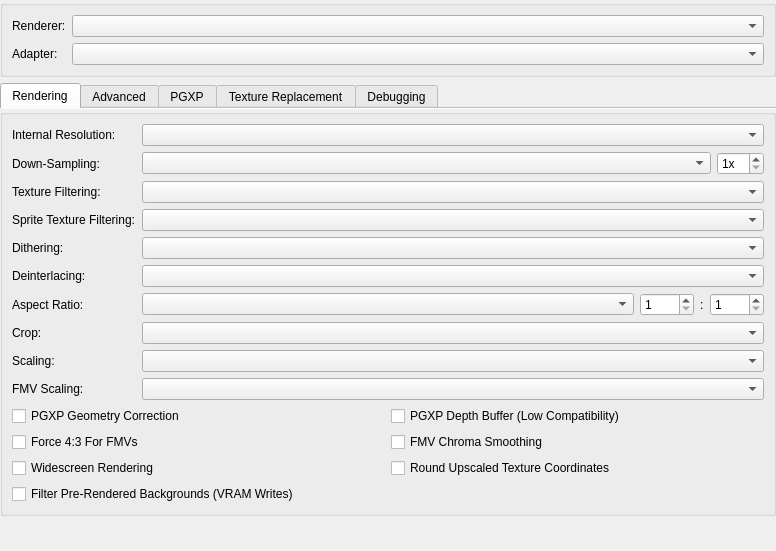
<?xml version="1.0" encoding="UTF-8"?>
<ui version="4.0">
 <class>GraphicsSettingsWidget</class>
 <widget class="QWidget" name="GraphicsSettingsWidget">
  <property name="geometry">
   <rect>
    <x>0</x>
    <y>0</y>
    <width>776</width>
    <height>551</height>
   </rect>
  </property>
  <layout class="QVBoxLayout" name="verticalLayout_3">
   <property name="leftMargin">
    <number>0</number>
   </property>
   <property name="topMargin">
    <number>0</number>
   </property>
   <property name="rightMargin">
    <number>0</number>
   </property>
   <property name="bottomMargin">
    <number>0</number>
   </property>
   <item>
    <widget class="QGroupBox" name="groupBox_3">
     <property name="title">
      <string/>
     </property>
     <layout class="QGridLayout" name="gridLayout_18" columnstretch="0,1">
      <item row="0" column="0">
       <widget class="QLabel" name="label">
        <property name="text">
         <string>Renderer:</string>
        </property>
       </widget>
      </item>
      <item row="0" column="1">
       <widget class="QComboBox" name="renderer"/>
      </item>
      <item row="1" column="0">
       <widget class="QLabel" name="adapterLabel">
        <property name="text">
         <string>Adapter:</string>
        </property>
       </widget>
      </item>
      <item row="1" column="1">
       <widget class="QComboBox" name="adapter"/>
      </item>
     </layout>
    </widget>
   </item>
   <item>
    <widget class="QTabWidget" name="tabs">
     <property name="currentIndex">
      <number>0</number>
     </property>
     <property name="documentMode">
      <bool>true</bool>
     </property>
     <widget class="QWidget" name="basicTab">
      <attribute name="title">
       <string>Rendering</string>
      </attribute>
      <layout class="QVBoxLayout" name="verticalLayout_4">
       <property name="leftMargin">
        <number>0</number>
       </property>
       <property name="topMargin">
        <number>0</number>
       </property>
       <property name="rightMargin">
        <number>0</number>
       </property>
       <property name="bottomMargin">
        <number>0</number>
       </property>
       <item>
        <widget class="QGroupBox" name="groupBox_6">
         <property name="title">
          <string/>
         </property>
         <layout class="QGridLayout" name="gridLayout_4" columnstretch="0,1">
          <item row="0" column="0">
           <layout class="QHBoxLayout" name="resolutionScaleLabelLayout">
            <property name="spacing">
             <number>4</number>
            </property>
            <property name="leftMargin">
             <number>0</number>
            </property>
            <property name="topMargin">
             <number>0</number>
            </property>
            <property name="rightMargin">
             <number>0</number>
            </property>
            <property name="bottomMargin">
             <number>0</number>
            </property>
            <item>
             <widget class="QLabel" name="resolutionScaleLabel">
              <property name="text">
               <string>Internal Resolution:</string>
              </property>
             </widget>
            </item>
            <item>
             <widget class="QLabel" name="resolutionScaleWarningIcon">
              <property name="minimumSize">
               <size>
                <width>16</width>
                <height>16</height>
               </size>
              </property>
              <property name="maximumSize">
               <size>
                <width>16</width>
                <height>16</height>
               </size>
              </property>
              <property name="visible">
               <bool>false</bool>
              </property>
             </widget>
            </item>
           </layout>
          </item>
          <item row="0" column="1">
           <widget class="QComboBox" name="resolutionScale"/>
          </item>
          <item row="1" column="0">
           <widget class="QLabel" name="gpuDownsampleLabel">
            <property name="text">
             <string>Down-Sampling:</string>
            </property>
           </widget>
          </item>
          <item row="1" column="1">
           <layout class="QHBoxLayout" name="gpuDownsampleLayout" stretch="1,0">
            <item>
             <widget class="QComboBox" name="gpuDownsampleMode"/>
            </item>
            <item>
             <widget class="QSpinBox" name="gpuDownsampleScale">
              <property name="suffix">
               <string>x</string>
              </property>
              <property name="minimum">
               <number>1</number>
              </property>
              <property name="maximum">
               <number>16</number>
              </property>
             </widget>
            </item>
           </layout>
          </item>
          <item row="2" column="0">
           <widget class="QLabel" name="textureFilteringLabel">
            <property name="text">
             <string>Texture Filtering:</string>
            </property>
           </widget>
          </item>
          <item row="2" column="1">
           <widget class="QComboBox" name="textureFiltering"/>
          </item>
          <item row="3" column="0">
           <widget class="QLabel" name="spriteTextureFilteringLabel">
            <property name="text">
             <string>Sprite Texture Filtering:</string>
            </property>
           </widget>
          </item>
          <item row="3" column="1">
           <widget class="QComboBox" name="spriteTextureFiltering"/>
          </item>
          <item row="4" column="0">
           <widget class="QLabel" name="gpuDitheringModeLabel">
            <property name="text">
             <string>Dithering:</string>
            </property>
           </widget>
          </item>
          <item row="4" column="1">
           <widget class="QComboBox" name="gpuDitheringMode"/>
          </item>
          <item row="5" column="0">
           <widget class="QLabel" name="label_3">
            <property name="text">
             <string>Deinterlacing:</string>
            </property>
           </widget>
          </item>
          <item row="5" column="1">
           <widget class="QComboBox" name="displayDeinterlacing"/>
          </item>
          <item row="6" column="0">
           <widget class="QLabel" name="label_6">
            <property name="text">
             <string>Aspect Ratio:</string>
            </property>
           </widget>
          </item>
          <item row="6" column="1">
           <layout class="QHBoxLayout" name="horizontalLayout_2" stretch="1,0,0,0">
            <item>
             <widget class="QComboBox" name="displayAspectRatio"/>
            </item>
            <item>
             <widget class="QSpinBox" name="customAspectRatioNumerator">
              <property name="minimum">
               <number>1</number>
              </property>
              <property name="maximum">
               <number>9999</number>
              </property>
             </widget>
            </item>
            <item>
             <widget class="QLabel" name="customAspectRatioSeparator">
              <property name="text">
               <string>:</string>
              </property>
             </widget>
            </item>
            <item>
             <widget class="QSpinBox" name="customAspectRatioDenominator">
              <property name="minimum">
               <number>1</number>
              </property>
              <property name="maximum">
               <number>9999</number>
              </property>
             </widget>
            </item>
           </layout>
          </item>
          <item row="7" column="0">
           <widget class="QLabel" name="label_7">
            <property name="text">
             <string>Crop:</string>
            </property>
           </widget>
          </item>
          <item row="7" column="1">
           <widget class="QComboBox" name="displayCropMode"/>
          </item>
          <item row="8" column="0">
           <widget class="QLabel" name="label_8">
            <property name="text">
             <string>Scaling:</string>
            </property>
           </widget>
          </item>
          <item row="8" column="1">
           <widget class="QComboBox" name="displayScaling"/>
          </item>
          <item row="9" column="0">
           <widget class="QLabel" name="label_9">
            <property name="text">
             <string>FMV Scaling:</string>
            </property>
           </widget>
          </item>
          <item row="9" column="1">
           <widget class="QComboBox" name="displayScaling24Bit"/>
          </item>
          <item row="10" column="0" colspan="2">
           <layout class="QGridLayout" name="gridLayout_2">
            <item row="0" column="0">
             <widget class="QCheckBox" name="pgxpEnable">
              <property name="text">
               <string>PGXP Geometry Correction</string>
              </property>
             </widget>
            </item>
            <item row="0" column="1">
             <widget class="QCheckBox" name="pgxpDepthBuffer">
              <property name="text">
               <string>PGXP Depth Buffer (Low Compatibility)</string>
              </property>
             </widget>
            </item>
            <item row="1" column="0">
             <widget class="QCheckBox" name="force43For24Bit">
              <property name="text">
               <string>Force 4:3 For FMVs</string>
              </property>
             </widget>
            </item>
            <item row="1" column="1">
             <widget class="QCheckBox" name="chromaSmoothingFor24Bit">
              <property name="text">
               <string>FMV Chroma Smoothing</string>
              </property>
             </widget>
            </item>
            <item row="2" column="0">
             <widget class="QCheckBox" name="widescreenHack">
              <property name="text">
               <string>Widescreen Rendering</string>
              </property>
             </widget>
            </item>
            <item row="2" column="1">
             <widget class="QCheckBox" name="forceRoundedTexcoords">
              <property name="text">
               <string>Round Upscaled Texture Coordinates</string>
              </property>
             </widget>
            </item>
            <item row="3" column="0">
             <widget class="QCheckBox" name="vramWriteFiltering">
              <property name="text">
               <string>Filter Pre-Rendered Backgrounds (VRAM Writes)</string>
              </property>
             </widget>
            </item>
           </layout>
          </item>
         </layout>
        </widget>
       </item>
       <item>
        <spacer name="verticalSpacer_3">
         <property name="orientation">
          <enum>Qt::Orientation::Vertical</enum>
         </property>
         <property name="sizeHint" stdset="0">
          <size>
           <width>0</width>
           <height>0</height>
          </size>
         </property>
        </spacer>
       </item>
      </layout>
     </widget>
     <widget class="QWidget" name="advancedTab">
      <attribute name="title">
       <string>Advanced</string>
      </attribute>
      <layout class="QVBoxLayout" name="verticalLayout">
       <property name="leftMargin">
        <number>0</number>
       </property>
       <property name="topMargin">
        <number>6</number>
       </property>
       <property name="rightMargin">
        <number>0</number>
       </property>
       <property name="bottomMargin">
        <number>0</number>
       </property>
       <item>
        <widget class="QGroupBox" name="groupBox_2">
         <property name="title">
          <string>Display Options</string>
         </property>
         <layout class="QGridLayout" name="gridLayout_11" columnstretch="0,1" columnminimumwidth="120,0">
          <item row="0" column="0">
           <widget class="QLabel" name="exclusiveFullscreenLabel">
            <property name="text">
             <string>Exclusive Fullscreen:</string>
            </property>
           </widget>
          </item>
          <item row="0" column="1">
           <layout class="QHBoxLayout" name="horizontalLayout_8">
            <item>
             <widget class="QComboBox" name="fullscreenMode"/>
            </item>
            <item>
             <widget class="QComboBox" name="exclusiveFullscreenControl"/>
            </item>
           </layout>
          </item>
          <item row="1" column="0">
           <widget class="QLabel" name="label_11">
            <property name="text">
             <string>Screen Position:</string>
            </property>
           </widget>
          </item>
          <item row="1" column="1">
           <layout class="QHBoxLayout" name="horizontalLayout">
            <item>
             <widget class="QComboBox" name="displayAlignment"/>
            </item>
            <item>
             <widget class="QComboBox" name="displayRotation"/>
            </item>
           </layout>
          </item>
          <item row="2" column="0">
           <widget class="QLabel" name="displayFineCropModeLabel">
            <property name="text">
             <string>Fine Crop Mode:</string>
            </property>
           </widget>
          </item>
          <item row="2" column="1">
           <layout class="QHBoxLayout" name="horizontalLayout_4" stretch="1,0">
            <item>
             <widget class="QComboBox" name="displayFineCropMode"/>
            </item>
            <item>
             <widget class="QPushButton" name="displayFineCropReset">
              <property name="sizePolicy">
               <sizepolicy hsizetype="Preferred" vsizetype="Fixed">
                <horstretch>0</horstretch>
                <verstretch>0</verstretch>
               </sizepolicy>
              </property>
              <property name="toolTip">
               <string>Reset Fine Cropping</string>
              </property>
              <property name="icon">
               <iconset resource="resources/duckstation-qt.qrc">
                <normaloff>:/icons/monochrome/svg/delete-back-2-line.svg</normaloff>:/icons/monochrome/svg/delete-back-2-line.svg</iconset>
              </property>
             </widget>
            </item>
           </layout>
          </item>
          <item row="3" column="0">
           <widget class="QLabel" name="displayFineCropLabel">
            <property name="text">
             <string>Fine Crop Size:</string>
            </property>
           </widget>
          </item>
          <item row="3" column="1">
           <layout class="QHBoxLayout" name="horizontalLayout_3" stretch="0,1,0,1,0,1,0,1">
            <item>
             <widget class="QLabel" name="displayFineCropLeftLabel">
              <property name="text">
               <string>Left:</string>
              </property>
             </widget>
            </item>
            <item>
             <widget class="QSpinBox" name="displayFineCropLeft">
              <property name="suffix">
               <string>px</string>
              </property>
              <property name="minimum">
               <number>-32768</number>
              </property>
              <property name="maximum">
               <number>32767</number>
              </property>
             </widget>
            </item>
            <item>
             <widget class="QLabel" name="displayFineCropTopLabel">
              <property name="text">
               <string>Top:</string>
              </property>
             </widget>
            </item>
            <item>
             <widget class="QSpinBox" name="displayFineCropTop">
              <property name="suffix">
               <string>px</string>
              </property>
              <property name="minimum">
               <number>-32768</number>
              </property>
              <property name="maximum">
               <number>32767</number>
              </property>
             </widget>
            </item>
            <item>
             <widget class="QLabel" name="displayFineCropRightLabel">
              <property name="text">
               <string>Right:</string>
              </property>
             </widget>
            </item>
            <item>
             <widget class="QSpinBox" name="displayFineCropRight">
              <property name="suffix">
               <string>px</string>
              </property>
              <property name="minimum">
               <number>-32768</number>
              </property>
              <property name="maximum">
               <number>32767</number>
              </property>
             </widget>
            </item>
            <item>
             <widget class="QLabel" name="displayFineCropBottomLabel">
              <property name="text">
               <string>Bottom:</string>
              </property>
             </widget>
            </item>
            <item>
             <widget class="QSpinBox" name="displayFineCropBottom">
              <property name="suffix">
               <string>px</string>
              </property>
              <property name="minimum">
               <number>-32768</number>
              </property>
              <property name="maximum">
               <number>32767</number>
              </property>
             </widget>
            </item>
           </layout>
          </item>
          <item row="4" column="0" colspan="2">
           <layout class="QGridLayout" name="advancedDisplayOptionsLayout">
            <item row="0" column="0">
             <widget class="QCheckBox" name="disableMailboxPresentation">
              <property name="text">
               <string>Disable Mailbox Presentation</string>
              </property>
             </widget>
            </item>
            <item row="0" column="1">
             <widget class="QCheckBox" name="blitSwapChain">
              <property name="text">
               <string>Use Blit Swap Chain</string>
              </property>
             </widget>
            </item>
           </layout>
          </item>
         </layout>
        </widget>
       </item>
       <item>
        <widget class="QGroupBox" name="groupBox">
         <property name="title">
          <string>Rendering Options</string>
         </property>
         <layout class="QGridLayout" name="gridLayout_12" columnstretch="0,1" columnminimumwidth="120,0">
          <item row="0" column="0">
           <widget class="QLabel" name="msaaModeLabel">
            <property name="text">
             <string>Multi-Sampling:</string>
            </property>
           </widget>
          </item>
          <item row="0" column="1">
           <widget class="QComboBox" name="msaaMode"/>
          </item>
          <item row="1" column="0">
           <widget class="QLabel" name="gpuLineDetectModeLabel">
            <property name="text">
             <string>Line Detection:</string>
            </property>
           </widget>
          </item>
          <item row="1" column="1">
           <widget class="QComboBox" name="gpuLineDetectMode"/>
          </item>
          <item row="2" column="0" colspan="2">
           <layout class="QGridLayout" name="gridLayout_5">
            <item row="0" column="0">
             <widget class="QCheckBox" name="gpuThread">
              <property name="text">
               <string>Threaded Rendering</string>
              </property>
             </widget>
            </item>
            <item row="0" column="1">
             <layout class="QHBoxLayout" name="horizontalLayout_12" stretch="0,0">
              <item>
               <widget class="QLabel" name="maxQueuedFramesLabel">
                <property name="text">
                 <string>Max Queued Frames:</string>
                </property>
               </widget>
              </item>
              <item>
               <widget class="QSpinBox" name="maxQueuedFrames">
                <property name="maximum">
                 <number>10</number>
                </property>
               </widget>
              </item>
             </layout>
            </item>
            <item row="1" column="0">
             <widget class="QCheckBox" name="modulationCrop">
              <property name="text">
               <string>Texture Modulation Cropping (&quot;Old/v0 GPU&quot;)</string>
              </property>
             </widget>
            </item>
            <item row="1" column="1">
             <widget class="QCheckBox" name="scaledInterlacing">
              <property name="text">
               <string>Scaled Interlacing</string>
              </property>
             </widget>
            </item>
            <item row="2" column="0">
             <widget class="QCheckBox" name="useSoftwareRendererForReadbacks">
              <property name="text">
               <string>Software Renderer Readbacks</string>
              </property>
             </widget>
            </item>
           </layout>
          </item>
         </layout>
        </widget>
       </item>
       <item>
        <spacer name="verticalSpacer">
         <property name="orientation">
          <enum>Qt::Orientation::Vertical</enum>
         </property>
         <property name="sizeHint" stdset="0">
          <size>
           <width>20</width>
           <height>0</height>
          </size>
         </property>
        </spacer>
       </item>
      </layout>
     </widget>
     <widget class="QWidget" name="pgxpTab">
      <attribute name="title">
       <string>PGXP</string>
      </attribute>
      <layout class="QVBoxLayout" name="verticalLayout_5">
       <property name="leftMargin">
        <number>0</number>
       </property>
       <property name="topMargin">
        <number>0</number>
       </property>
       <property name="rightMargin">
        <number>0</number>
       </property>
       <property name="bottomMargin">
        <number>0</number>
       </property>
       <item>
        <widget class="QGroupBox" name="groupBox_7">
         <property name="title">
          <string/>
         </property>
         <layout class="QGridLayout" name="gridLayout_13" columnstretch="0,1">
          <item row="0" column="0">
           <widget class="QLabel" name="pgxpGeometryToleranceLabel">
            <property name="text">
             <string>Geometry Tolerance:</string>
            </property>
           </widget>
          </item>
          <item row="0" column="1">
           <layout class="QHBoxLayout" name="pgxpGeometryToleranceLayout" stretch="1,0">
            <item>
             <widget class="QDoubleSpinBox" name="pgxpGeometryTolerance">
              <property name="prefix">
               <string/>
              </property>
              <property name="suffix">
               <string>px</string>
              </property>
              <property name="minimum">
               <double>-1.000000000000000</double>
              </property>
              <property name="maximum">
               <double>100.000000000000000</double>
              </property>
              <property name="singleStep">
               <double>0.250000000000000</double>
              </property>
              <property name="value">
               <double>-1.000000000000000</double>
              </property>
             </widget>
            </item>
            <item>
             <widget class="QPushButton" name="resetPGXPGeometryTolerance">
              <property name="toolTip">
               <string>Reset Geometry Tolerance</string>
              </property>
              <property name="icon">
               <iconset resource="resources/duckstation-qt.qrc">
                <normaloff>:/icons/monochrome/svg/delete-back-2-line.svg</normaloff>:/icons/monochrome/svg/delete-back-2-line.svg</iconset>
              </property>
             </widget>
            </item>
           </layout>
          </item>
          <item row="1" column="0">
           <widget class="QLabel" name="pgxpDepthClearThresholdLabel">
            <property name="text">
             <string>Depth Clear Threshold:</string>
            </property>
           </widget>
          </item>
          <item row="1" column="1">
           <layout class="QHBoxLayout" name="pgxpDepthClearThresholdLayout" stretch="1,0">
            <item>
             <widget class="QDoubleSpinBox" name="pgxpDepthClearThreshold">
              <property name="maximum">
               <double>65536.000000000000000</double>
              </property>
             </widget>
            </item>
            <item>
             <widget class="QPushButton" name="resetPGXPDepthClearThreshold">
              <property name="toolTip">
               <string>Reset Depth Clear Threshold</string>
              </property>
              <property name="icon">
               <iconset resource="resources/duckstation-qt.qrc">
                <normaloff>:/icons/monochrome/svg/delete-back-2-line.svg</normaloff>:/icons/monochrome/svg/delete-back-2-line.svg</iconset>
              </property>
             </widget>
            </item>
           </layout>
          </item>
          <item row="2" column="0" colspan="2">
           <layout class="QGridLayout" name="gridLayout">
            <item row="0" column="0">
             <widget class="QCheckBox" name="pgxpTextureCorrection">
              <property name="text">
               <string>Perspective Correct Textures</string>
              </property>
             </widget>
            </item>
            <item row="0" column="1">
             <widget class="QCheckBox" name="pgxpColorCorrection">
              <property name="text">
               <string>Perspective Correct Colors</string>
              </property>
             </widget>
            </item>
            <item row="1" column="0">
             <widget class="QCheckBox" name="pgxpCulling">
              <property name="text">
               <string>Culling Correction</string>
              </property>
             </widget>
            </item>
            <item row="1" column="1">
             <widget class="QCheckBox" name="pgxpPreserveProjPrecision">
              <property name="text">
               <string>Preserve Projection Precision</string>
              </property>
             </widget>
            </item>
            <item row="2" column="0">
             <widget class="QCheckBox" name="pgxpCPU">
              <property name="text">
               <string>CPU Mode</string>
              </property>
             </widget>
            </item>
            <item row="2" column="1">
             <widget class="QCheckBox" name="pgxpVertexCache">
              <property name="text">
               <string>Vertex Cache</string>
              </property>
             </widget>
            </item>
            <item row="3" column="0">
             <widget class="QCheckBox" name="pgxpDisableOn2DPolygons">
              <property name="text">
               <string>Disable on 2D Polygons</string>
              </property>
             </widget>
            </item>
            <item row="3" column="1">
             <widget class="QCheckBox" name="pgxpTransparentDepthTest">
              <property name="text">
               <string>Depth Test Transparent Polygons</string>
              </property>
             </widget>
            </item>
           </layout>
          </item>
         </layout>
        </widget>
       </item>
       <item>
        <spacer name="verticalSpacer_4">
         <property name="orientation">
          <enum>Qt::Orientation::Vertical</enum>
         </property>
         <property name="sizeHint" stdset="0">
          <size>
           <width>20</width>
           <height>0</height>
          </size>
         </property>
        </spacer>
       </item>
      </layout>
     </widget>
     <widget class="QWidget" name="tabTextureReplacements">
      <attribute name="title">
       <string>Texture Replacement</string>
      </attribute>
      <layout class="QVBoxLayout" name="tabTextureReplacementsLayout">
       <property name="leftMargin">
        <number>0</number>
       </property>
       <property name="topMargin">
        <number>6</number>
       </property>
       <property name="rightMargin">
        <number>0</number>
       </property>
       <property name="bottomMargin">
        <number>0</number>
       </property>
       <item>
        <widget class="QGroupBox" name="groupBox_12">
         <property name="title">
          <string>General Settings</string>
         </property>
         <layout class="QGridLayout" name="gridLayout_9">
          <item row="0" column="0">
           <widget class="QCheckBox" name="enableTextureCache">
            <property name="text">
             <string>Enable Texture Cache</string>
            </property>
           </widget>
          </item>
          <item row="0" column="1">
           <widget class="QCheckBox" name="preloadTextureReplacements">
            <property name="text">
             <string>Preload Texture Replacements</string>
            </property>
           </widget>
          </item>
         </layout>
        </widget>
       </item>
       <item>
        <widget class="QGroupBox" name="groupBox_5">
         <property name="title">
          <string>Texture Replacement</string>
         </property>
         <layout class="QGridLayout" name="gridLayout_6">
          <item row="0" column="0">
           <widget class="QCheckBox" name="enableTextureReplacements">
            <property name="text">
             <string>Enable Texture Replacement</string>
            </property>
           </widget>
          </item>
          <item row="0" column="1">
           <layout class="QHBoxLayout" name="horizontalLayout_6">
            <item>
             <widget class="QCheckBox" name="enableTextureDumping">
              <property name="text">
               <string>Enable Texture Dumping</string>
              </property>
             </widget>
            </item>
            <item>
             <widget class="QPushButton" name="textureReplacementOptions">
              <property name="sizePolicy">
               <sizepolicy hsizetype="Maximum" vsizetype="Fixed">
                <horstretch>0</horstretch>
                <verstretch>0</verstretch>
               </sizepolicy>
              </property>
              <property name="icon">
               <iconset resource="resources/duckstation-qt.qrc">
                <normaloff>:/icons/monochrome/svg/settings-3-line.svg</normaloff>:/icons/monochrome/svg/settings-3-line.svg</iconset>
              </property>
             </widget>
            </item>
           </layout>
          </item>
          <item row="1" column="0">
           <widget class="QCheckBox" name="alwaysTrackUploads">
            <property name="text">
             <string>Always Track Uploads</string>
            </property>
           </widget>
          </item>
          <item row="1" column="1">
           <widget class="QCheckBox" name="dumpReplacedTextures">
            <property name="text">
             <string>Dump Replaced Textures</string>
            </property>
           </widget>
          </item>
         </layout>
        </widget>
       </item>
       <item>
        <widget class="QGroupBox" name="groupBox_4">
         <property name="title">
          <string>VRAM Write (Background) Replacement</string>
         </property>
         <layout class="QGridLayout" name="gridLayout_7">
          <item row="0" column="0">
           <widget class="QCheckBox" name="vramWriteReplacement">
            <property name="text">
             <string>Enable VRAM Write Replacement</string>
            </property>
           </widget>
          </item>
          <item row="0" column="1">
           <widget class="QCheckBox" name="vramWriteDumping">
            <property name="text">
             <string>Enable VRAM Write Dumping</string>
            </property>
           </widget>
          </item>
          <item row="1" column="0">
           <widget class="QCheckBox" name="useOldMDECRoutines">
            <property name="text">
             <string>Use Old MDEC Routines</string>
            </property>
           </widget>
          </item>
         </layout>
        </widget>
       </item>
       <item>
        <widget class="QGroupBox" name="texturesDirectoryGroup">
         <property name="title">
          <string>Textures Directory</string>
         </property>
         <layout class="QGridLayout" name="gridLayout_10">
          <item row="0" column="0" colspan="4">
           <widget class="QLabel" name="texturesDirectoryLabel">
            <property name="text">
             <string>Directory to load replacement textures from, and save dumps to.</string>
            </property>
           </widget>
          </item>
          <item row="1" column="0">
           <widget class="QLineEdit" name="texturesDirectory"/>
          </item>
          <item row="1" column="1">
           <widget class="QPushButton" name="texturesDirectoryBrowse">
            <property name="toolTip">
             <string>Browse...</string>
            </property>
            <property name="icon">
             <iconset resource="resources/duckstation-qt.qrc">
              <normaloff>:/icons/monochrome/svg/folder-open-line.svg</normaloff>:/icons/monochrome/svg/folder-open-line.svg</iconset>
            </property>
           </widget>
          </item>
          <item row="1" column="2">
           <widget class="QPushButton" name="texturesDirectoryOpen">
            <property name="toolTip">
             <string>Open...</string>
            </property>
            <property name="icon">
             <iconset resource="resources/duckstation-qt.qrc">
              <normaloff>:/icons/monochrome/svg/open-folder-line.svg</normaloff>:/icons/monochrome/svg/open-folder-line.svg</iconset>
            </property>
           </widget>
          </item>
          <item row="1" column="3">
           <widget class="QPushButton" name="texturesDirectoryReset">
            <property name="toolTip">
             <string>Reset</string>
            </property>
            <property name="icon">
             <iconset resource="resources/duckstation-qt.qrc">
              <normaloff>:/icons/monochrome/svg/delete-back-2-line.svg</normaloff>:/icons/monochrome/svg/delete-back-2-line.svg</iconset>
            </property>
           </widget>
          </item>
         </layout>
        </widget>
       </item>
       <item>
        <spacer name="verticalSpacer_2">
         <property name="orientation">
          <enum>Qt::Orientation::Vertical</enum>
         </property>
         <property name="sizeHint" stdset="0">
          <size>
           <width>20</width>
           <height>0</height>
          </size>
         </property>
        </spacer>
       </item>
      </layout>
     </widget>
     <widget class="QWidget" name="debugTab">
      <attribute name="title">
       <string>Debugging</string>
      </attribute>
      <layout class="QVBoxLayout" name="verticalLayout_7">
       <property name="leftMargin">
        <number>0</number>
       </property>
       <property name="topMargin">
        <number>6</number>
       </property>
       <property name="rightMargin">
        <number>0</number>
       </property>
       <property name="bottomMargin">
        <number>0</number>
       </property>
       <item>
        <widget class="QGroupBox" name="groupBox_11">
         <property name="title">
          <string>Rendering Options</string>
         </property>
         <layout class="QGridLayout" name="gridLayout_22" columnstretch="0,1" columnminimumwidth="160,0">
          <item row="0" column="0">
           <widget class="QLabel" name="gpuWireframeModeLabel">
            <property name="text">
             <string>Wireframe Mode:</string>
            </property>
           </widget>
          </item>
          <item row="0" column="1">
           <widget class="QComboBox" name="gpuWireframeMode"/>
          </item>
          <item row="1" column="0" colspan="2">
           <layout class="QGridLayout" name="gridLayout_3">
            <item row="0" column="0">
             <widget class="QCheckBox" name="gpuDisableTextures">
              <property name="text">
               <string>Disable Textures</string>
              </property>
             </widget>
            </item>
            <item row="0" column="1">
             <widget class="QCheckBox" name="gpuDisableVertexLighting">
              <property name="text">
               <string>Disable Vertex Lighting</string>
              </property>
             </widget>
            </item>
           </layout>
          </item>
         </layout>
        </widget>
       </item>
       <item>
        <widget class="QGroupBox" name="gpuDumpGroup">
         <property name="title">
          <string>GPU Dump Recording/Playback</string>
         </property>
         <layout class="QGridLayout" name="gridLayout_17" columnstretch="0,1" columnminimumwidth="160,0">
          <item row="0" column="0">
           <widget class="QLabel" name="groupDumpCompressionModeLabel">
            <property name="text">
             <string>Dump Compression Mode:</string>
            </property>
           </widget>
          </item>
          <item row="0" column="1">
           <widget class="QComboBox" name="gpuDumpCompressionMode"/>
          </item>
          <item row="1" column="0" colspan="2">
           <widget class="QCheckBox" name="gpuDumpFastReplayMode">
            <property name="text">
             <string>Fast Dump Playback</string>
            </property>
           </widget>
          </item>
         </layout>
        </widget>
       </item>
       <item>
        <widget class="QGroupBox" name="groupBox_9">
         <property name="title">
          <string>Device Options</string>
         </property>
         <layout class="QGridLayout" name="gridLayout_8">
          <item row="0" column="0">
           <widget class="QCheckBox" name="useDebugDevice">
            <property name="text">
             <string>Use Debug Device</string>
            </property>
           </widget>
          </item>
          <item row="0" column="1">
           <widget class="QCheckBox" name="useGPUBasedValidation">
            <property name="text">
             <string>Use GPU-Based Validation</string>
            </property>
           </widget>
          </item>
          <item row="1" column="0">
           <widget class="QCheckBox" name="preferGLESContext">
            <property name="text">
             <string>Prefer OpenGL ES Context</string>
            </property>
           </widget>
          </item>
          <item row="1" column="1">
           <widget class="QCheckBox" name="disableShaderCache">
            <property name="text">
             <string>Disable Shader Cache</string>
            </property>
           </widget>
          </item>
          <item row="2" column="0">
           <widget class="QCheckBox" name="disableCompressedTextures">
            <property name="text">
             <string>Disable Compressed Textures</string>
            </property>
           </widget>
          </item>
          <item row="2" column="1">
           <widget class="QCheckBox" name="disableDualSource">
            <property name="text">
             <string>Disable Dual-Source Blending</string>
            </property>
           </widget>
          </item>
          <item row="3" column="0">
           <widget class="QCheckBox" name="disableFramebufferFetch">
            <property name="text">
             <string>Disable Framebuffer Fetch</string>
            </property>
           </widget>
          </item>
          <item row="3" column="1">
           <widget class="QCheckBox" name="disableTextureBuffers">
            <property name="text">
             <string>Disable Texture Buffers</string>
            </property>
           </widget>
          </item>
          <item row="4" column="0">
           <widget class="QCheckBox" name="disableTextureCopyToSelf">
            <property name="text">
             <string>Disable Texture Copy To Self</string>
            </property>
           </widget>
          </item>
          <item row="4" column="1">
           <widget class="QCheckBox" name="disableMemoryImport">
            <property name="text">
             <string>Disable Memory Import</string>
            </property>
           </widget>
          </item>
          <item row="5" column="0">
           <widget class="QCheckBox" name="disableRasterOrderViews">
            <property name="text">
             <string>Disable Rasterizer Order Views</string>
            </property>
           </widget>
          </item>
          <item row="5" column="1">
           <widget class="QCheckBox" name="disableComputeShaders">
            <property name="text">
             <string>Disable Compute Shaders</string>
            </property>
           </widget>
          </item>
         </layout>
        </widget>
       </item>
       <item>
        <spacer name="verticalSpacer_6">
         <property name="orientation">
          <enum>Qt::Orientation::Vertical</enum>
         </property>
         <property name="sizeHint" stdset="0">
          <size>
           <width>20</width>
           <height>0</height>
          </size>
         </property>
        </spacer>
       </item>
      </layout>
     </widget>
    </widget>
   </item>
  </layout>
 </widget>
 <resources>
  <include location="resources/duckstation-qt.qrc"/>
 </resources>
 <connections/>
</ui>
